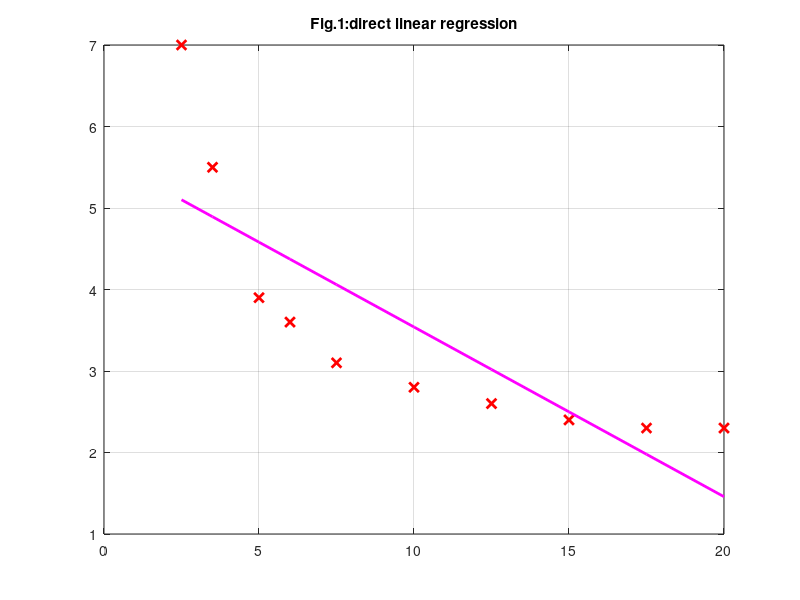
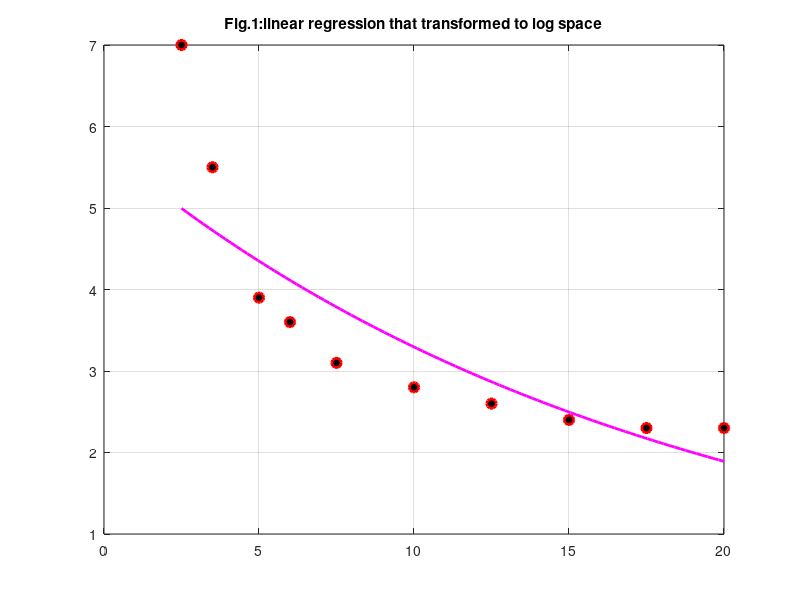
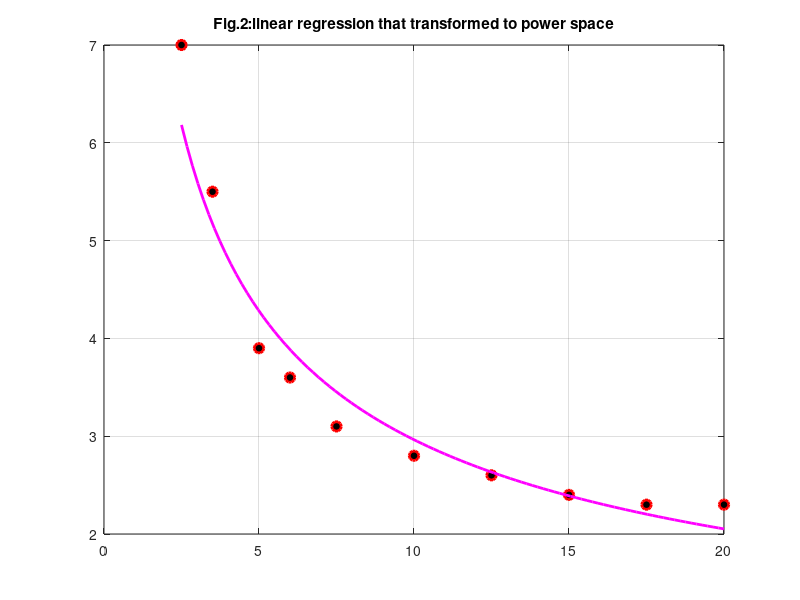

The MATLAB source for these figures, in order:

clear all,close all, clc

x = [2.5 3.5 5 6 7.5 10 12.5 15 17.5 20];%inputs
y = [7 5.5 3.9 3.6 3.1 2.8 2.6 2.4 2.3 2.3];
c=size(y,2);

plot(x,y,'bx','LineWidth',2,'MarkerSize',7,'MarkerEdgeColor','r','MarkerFaceColor','k')
title('Fig.1:direct linear regression')

%direct linear regresion
p=polyfit(x,y,1);
reg_line=p(1)*x+p(2);
hold on
plot(x,reg_line,'m','LineWidth',2)
hold off
grid


x2=linspace(min(x),max(x),100);
%Map to log.
lny=log(y);
pp=polyfit(x,lny,1);
A=exp(pp(2));
B=pp(1);
reg_line_exp=A*exp(B*x2);
figure
plot(x,y,'bo','LineWidth',2,'MarkerSize',7,'MarkerEdgeColor','r','MarkerFaceColor','k')
hold on
grid
plot(x2,reg_line_exp,'m','LineWidth',2)
title('Fig.1:linear regression that transformed to log space')
hold off


%Power Equation model

logx=log10(x);
logy=log10(y);
ppp=polyfit(logx,logy,1);
A2=10^(ppp(2));
B2=ppp(1);
reg_line_pow=A2*x2.^(B2);
figure
plot(x,y,'bo','LineWidth',2,'MarkerSize',7,'MarkerEdgeColor','r','MarkerFaceColor','k')
hold on
grid
plot(x2,reg_line_pow,'m','LineWidth',2)
title('Fig.2:linear regression that transformed to power space')
hold off
%Power model has smallest error




